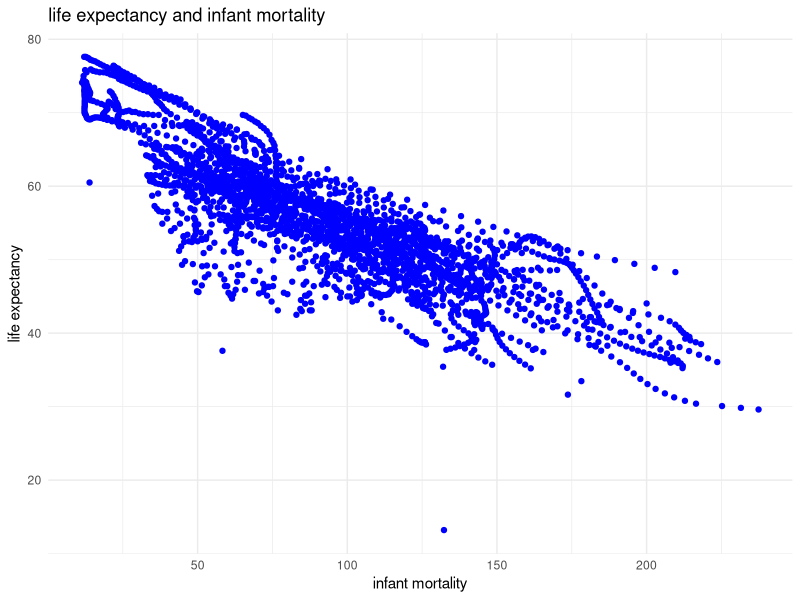
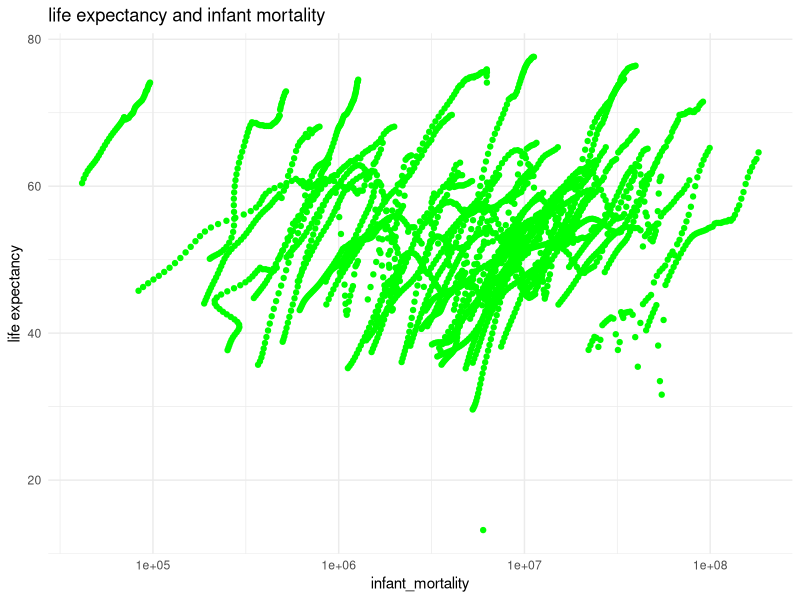
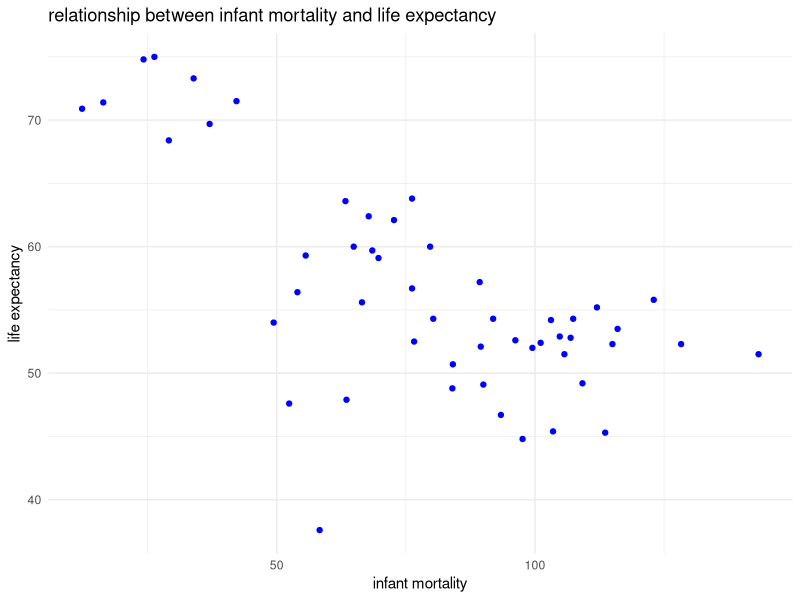
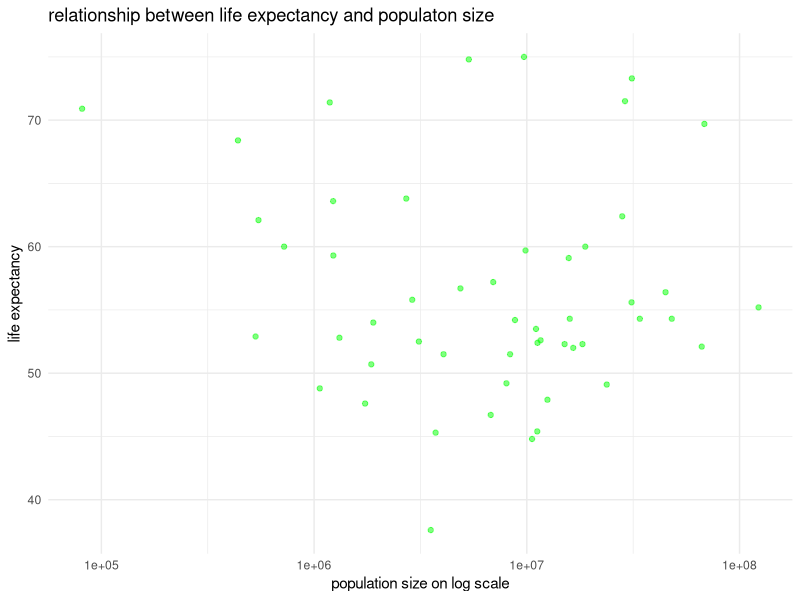
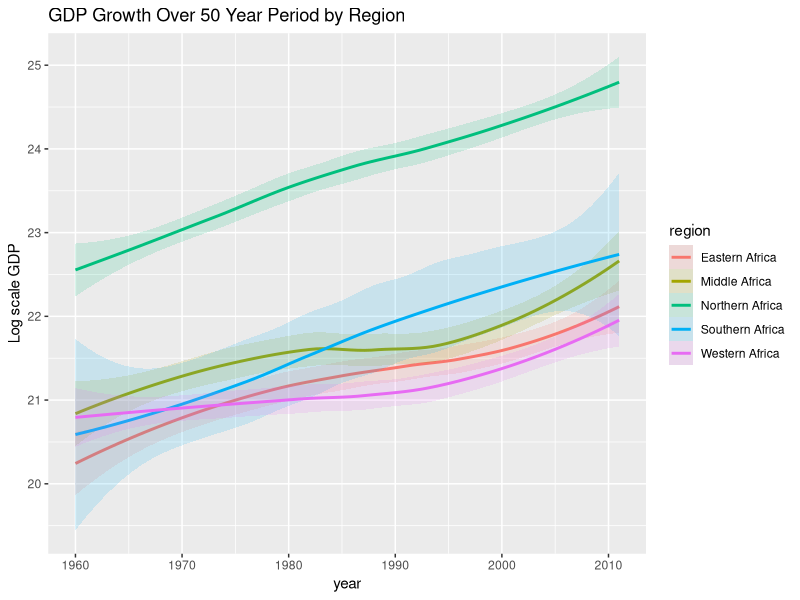
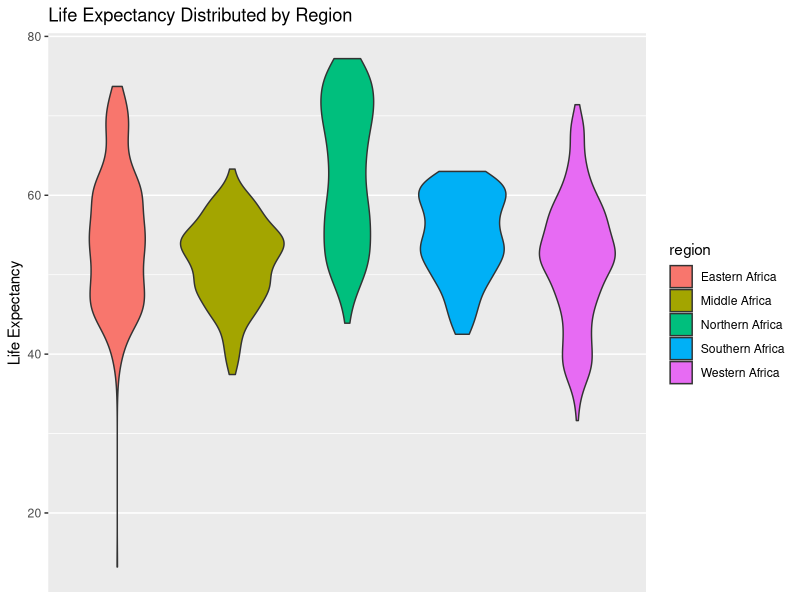

Source code (R) for these figures, in order:
## ---- chunk 1
#load dslabs package
library("dslabs")
#load tidyverse package
library("tidyverse")
#get an overview of data structure
str(gapminder)
#get a summary of data structure
summary(gapminder)
#determine type of objective gapminder is
class(gapminder)
## ---- chunk 2
#assign African countries to a new object
africadata=filter(gapminder,continent=="Africa")
#get an overview of data structure of africadata
str(africadata)
#get a summary of data structure
summary(africadata)
#create a data frame that only contains infant_mortality and life_expectancy from africadata
infant_mortality_longevity=select(africadata,infant_mortality,life_expectancy)
#create a data frame that only contains population and life_expectancy
pop_longevity=select(africadata,population,life_expectancy)
#create a data frame that only contains infant_mortality and life_expectancy from africadata
infant_mortality_longevity=select(africadata,infant_mortality,life_expectancy)
#create a data frame that only contains population and life_expectancy
pop_longevity=select(africadata,population,life_expectancy)
## ---- chunk 3

#plot life expectancy as a function of infant mortality
ggplot(data=infant_mortality_longevity)+
geom_point(mapping=aes(x=infant_mortality,y=life_expectancy),color="blue")+
  labs(title="life expectancy and infant mortality",x="infant mortality",y="life expectancy")+
  theme_minimal()
#plot life expectancy as a function of population size
ggplot(data=pop_longevity)+
  geom_point(mapping=aes(x=population, y=life_expectancy),color="green")+
  scale_x_log10()+
  labs(title="life expectancy and infant mortality",x="infant_mortality",y="life expectancy")+
  theme_minimal()

## ---- chunk 4
#filter out the year without missing values and create a data frame contains the year and count
dataframe=filter(africadata,is.na(infant_mortality))%>%
  group_by(year)%>%
  count(year)
dataframe
#create a new data frame containg the data for the year 2000
year2000=filter(africadata,year==2000)
#get a overview of new data frame year2000
str(year2000)
#get a summary of year2000
summary(year2000)
## ---- chunk 5
#plotting the relationship between life expectancy and infant mortality for year 2000
year2000%>%
  ggplot()+
  geom_point(aes(y=life_expectancy,x=infant_mortality),color="blue")+
  labs(x="infant mortality", y="life expectancy", title="relationship between infant mortality and life expectancy")+
  theme_minimal()
#plotting the relationship between life expectancy and population size for year 2000
year2000%>%
  ggplot()+
  geom_point(aes(y=life_expectancy,x=population),color="green",alpha=0.5)+
  scale_x_log10()+
  labs(x="population size on log scale",y="life expectancy", title="relationship between life expectancy and populaton size")+
  theme_minimal()
## ---- chunk 6
#build a linear model using lm function and fit life expectancy as outcome, and infant mortality as the predictor
lm1=lm(life_expectancy~infant_mortality,data=year2000)
#summary of linear regression model 1
summary(lm1)
#build a linear model using lm function and fit life expectancy as outcome, and population size as the predictor
lm2=lm(life_expectancy~population,data=year2000)
#summary of linear regression model 1
broom::tidy(lm2,conf.int=TRUE)%>%
  knitr::kable(digits=3)

## ---- chunk 7
# Creates a new data frame which removes rows without reported gdp data &
# groups based on region
africa_GDP <- africadata %>%
                 filter(!(is.na(gdp))) %>%
                 group_by(region)

# Plots a "LOESS" model predicting log-scale GDP over time by region
ggplot(africa_GDP,aes(x=year,y=log(gdp),color=region,fill=region)) +
   geom_smooth(alpha=0.15) +
   labs(y="Log scale GDP",title="GDP Growth Over 50 Year Period by Region")
## ---- chunk 8
# Plots a violin plot displaying the distribution of life expectancies
# according to region
ggplot(aes(region,life_expectancy,fill=region),data=africa_GDP)+
          geom_violin() +
          scale_x_discrete(labels = NULL, breaks = NULL) +
          labs(x=NULL,y="Life Expectancy",title="Life Expectancy Distributed by Region")
## ---- chunk 9
# Fits a linear regression model using log-scale gdp to predict life expectancy
lm3 <- lm(life_expectancy~log(gdp),data=africa_GDP)

#summary of linear regression model 3
summary(lm3)
